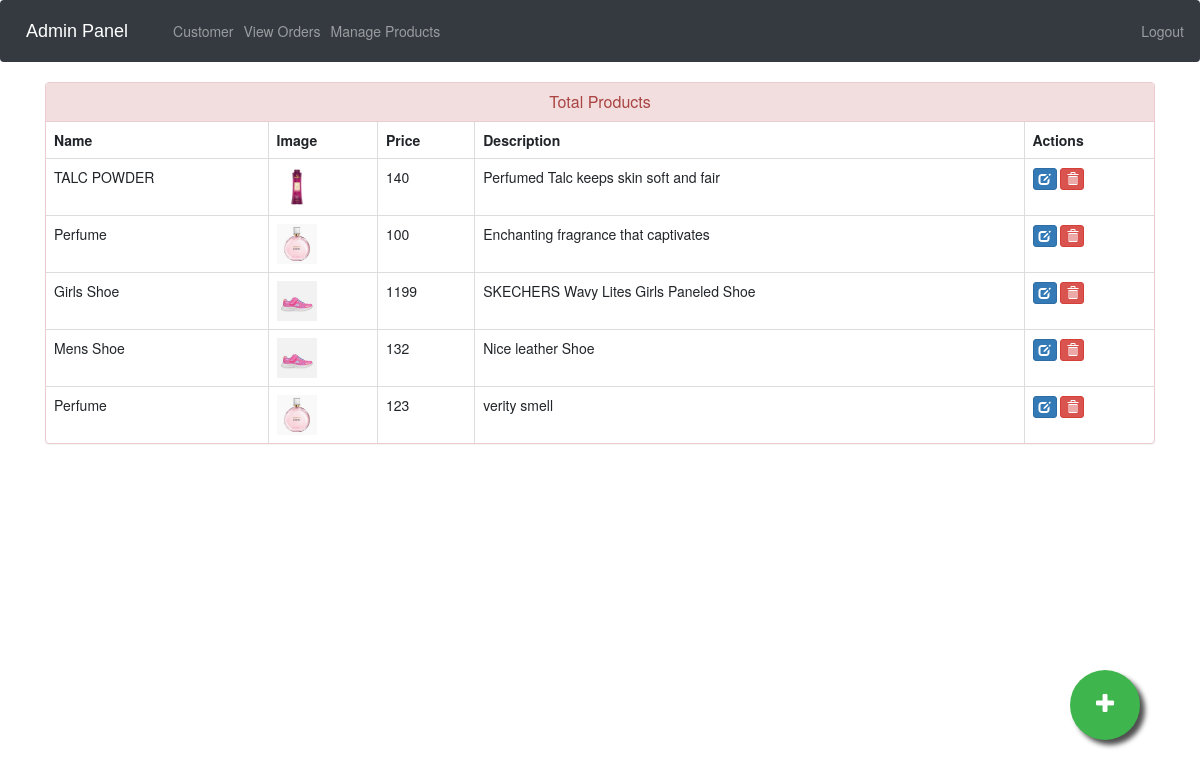
Screenshot of /admin-products (signed in) with the database file from the repository.
### ecom/models.py (models this page shows, shortened)
class Product(models.Model):
    name=models.CharField(max_length=40)
    product_image= models.ImageField(upload_to='product_image/',null=True,blank=True)
    price = models.PositiveIntegerField()
    description=models.CharField(max_length=40)

### ecom/views.py (the view)
# urls.py: path('admin-products', views.admin_products_view,name='admin-products'),
@login_required(login_url='adminlogin')
def admin_products_view(request):
    products=models.Product.objects.all()
    return render(request,'ecom/admin_products.html',{'products':products})

### templates/ecom/admin_products.html (shortened to what this page needs)
{% extends 'ecom/admin_base.html' %}
{% load static %}
{% block content %}
<head>
  <link href="//netdna.bootstrapcdn.com/bootstrap/3.0.0/css/bootstrap.min.css" rel="stylesheet" id="bootstrap-css">
</head>
<div class="container">
  <div class="panel panel-danger">
    <div class="panel-heading">
      <h6 class="panel-title">Total Products</h6>
    </div>
    <table class="table table-hover table-bordered" id="dev-table">
      <thead>
        <tr>
          <th>Name</th>
          <th>Image</th>
          <th>Price</th>
          <th>Description</th>
          <th>Actions</th>
        </tr>
      </thead>
      {% for p in products %}
  {% if p %}
      <tr>
        <td> {{p.name}}</td>
        <td> <img src="{% static p.product_image.url %}" alt="Profile Pic" height="40px" width="40px" /></td>
        <td>{{p.price}}</td>
        <td>{{p.description}}</td>
        <td><a class="btn btn-primary btn-xs" href="{% url 'update-product' p.id  %}"><span class="glyphicon glyphicon-edit"></span></a>
          <a class="btn btn-danger btn-xs" href="{% url 'delete-product' p.id  %}"><span class="glyphicon glyphicon-trash"></span></a></td>
      </tr>
      {%else%}
      <br><br><br>
      <h1>No Products!!</h1>
      {% endif %}
      {% endfor %}
    </table>
  </div>
</div>
<a href="/admin-add-product" class="float">
<i class="fa fa-plus my-float"></i>
</a>
{% endblock content %}

### templates/ecom/admin_base.html (style rules this page uses)
.fa { font-size: 23px; width: 60px; text-align: center; text-decoration: none; margin: 5px 2px; border-radius: 50%; }

### templates/ecom/admin_products.html (style rules this page uses)
a:link { text-decoration: none; }
h6 { text-align: center; }
.float { position:fixed; width:70px; height:70px; bottom:60px; right:60px; background-color:#3eb54d; color:#FFF; border-radius:50px; text-align:center; box-shadow: 5px 5px 5px #505050; }
.my-float { margin-top:22px; }

### rows the page displays
Product: name "TALC POWDER", product_image (picture), price "140", description "Perfumed Talc keeps skin soft and fair"
Product: name "Perfume", product_image (picture), price "100", description "Enchanting fragrance that captivates"
Product: name "Girls Shoe", product_image (picture), price "1199", description "SKECHERS Wavy Lites Girls Paneled Shoe"
Product: name "Mens Shoe", product_image (picture), price "132", description "Nice leather Shoe"
Product: name "Perfume", product_image (picture), price "123", description "verity smell"
